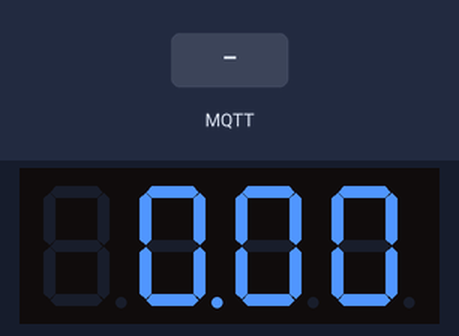
This sketch was run on a simulated ESP8266 (NodeMCU). Shown: 4-digit seven-segment display. The inputs (shaded band) are chosen by the test bench. WiFi joins after 1.5 s; servers stay silent unless stated; the local clock reads 2024-03-15 10:24:30 at power-on unless the sketch sets it; random numbers use the default seed unless the sketch sets one; no MQTT or app messages arrive unless stated; what the sketch prints to the serial monitor is not drawn.

Above: at 2.7 s.
2.8 s: MQTT message "5" arrives on the first subscribed topic
At 3.6 s:
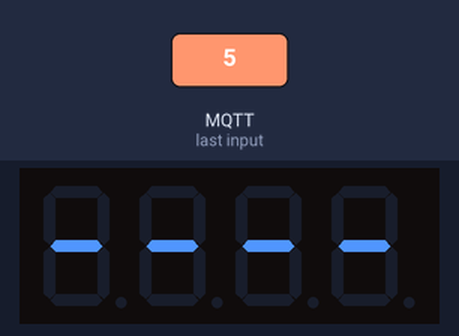
4.3 s: MQTT message "0" arrives on the first subscribed topic
At 4.8 s:
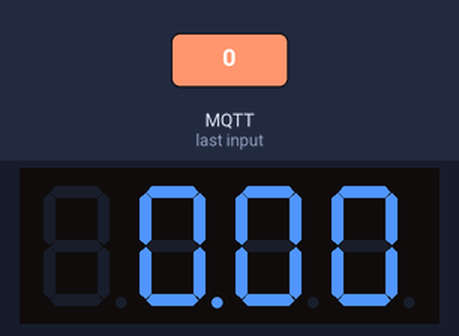
5.8 s: MQTT message "90" arrives on the first subscribed topic
At 7.1 s:
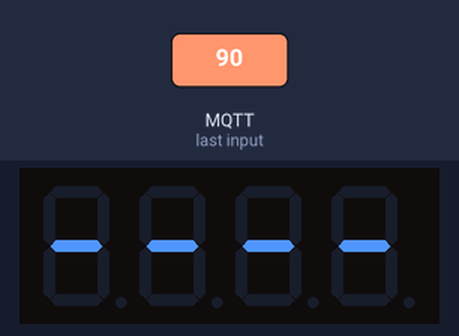
Timing chart, 0 to 8.8 s (numbered marks = the images above; inputs shaded):
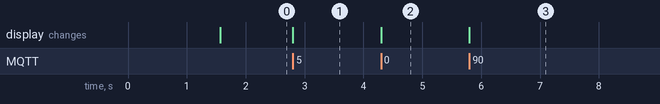

The sketch:

7seg_display_with_lib_with_MQTT_watertemp_with_dec_point_v2.ino
```cpp
/*
 * Use the `SevSeg` library to display an increasing number on
 * our four-digit-display.
 */
#include <ESP8266WiFi.h>
#include <PubSubClient.h>
#include <time.h>
#include "SevSeg.h"
SevSeg sevseg; //Instantiate a seven segment controller object

//This version shows only the water temp, using the library sevseg

// Update these with values suitable for your network.
const char* ssid = "MEO";
const char* password = "g0mesp1res";
const char* mqtt_server = "192.168.1.201";
#define mqtt_port 1883
#define MQTT_USER ""
#define MQTT_PASSWORD ""
#define MQTT_PUBLISH "home/humtemp/display"
#define MQTT_RECEIVER "home/watertemp/1/tx"
float number = 0;
char* hour_and_date;

int period = 360000;
unsigned long time_now = 0;

WiFiClient wifiClient;
PubSubClient client(wifiClient);

void setup_wifi() {
    delay(10);
    // We start by connecting to a WiFi network
    Serial.println();
    Serial.print("Connecting to ");
    Serial.println(ssid);
    WiFi.mode(WIFI_STA); //added 6Oct2022 because thus was behaving as an AP
    WiFi.begin(ssid, password);
    while (WiFi.status() != WL_CONNECTED) {
      delay(500);
      Serial.print(".");
    }
    randomSeed(micros());
    Serial.println("");
    Serial.println("WiFi connected");
    Serial.println("IP address: ");
    Serial.println(WiFi.localIP());

    //Connect to NTP and acquire time
    configTime(1 * 3600, 1, "pool.ntp.org", "time.nist.gov");
    Serial.println("\nWaiting for time");
    while (!time(nullptr)) {
      Serial.print(".");
      delay(500);
    }
}

void reconnect() {
  // Loop until we're reconnected
  while (!client.connected()) {
    Serial.print("Attempting MQTT connection...");
    // Create a random client ID
    String clientId = "ESP8266Client-";
    clientId += String(random(0xffff), HEX);
    // Attempt to connect
    if (client.connect(clientId.c_str(),MQTT_USER,MQTT_PASSWORD)) {
      Serial.println("connected");
      //Once connected, publish an announcement...
      time_t now = time(nullptr);
      hour_and_date = ctime(&now);
      publishSerialData(hour_and_date);
      publishSerialData("home/humtemp/display is online");
      // ... and resubscribe
      client.subscribe(MQTT_RECEIVER);
    } else {
      Serial.print("failed, rc=");
      Serial.print(client.state());
      Serial.println(" try again in 5 seconds");
      // Wait 5 seconds before retrying
      delay(5000);
    }
  }
}

void callback(char* topic, byte *payload, unsigned int length) {
    payload[length]=0;
    number = atof((char*)(payload));
}


void publishSerialData(char *serialData){
  if (!client.connected()) {
    reconnect();
  }
  client.publish(MQTT_PUBLISH, serialData);
}

void setup()
{
   byte numDigits = 4;

   //
   // In the table above see how these refer to digits.
   //
   byte digitPins[] = {13,15,9,10};

   //
   // In the table above see how these refer to the segments,
   // in alphabetical order :)
   //
   byte segmentPins[] = {16,5,4,0,2,14,12,3};

   bool resistorsOnSegments = false;
   byte hardwareConfig = COMMON_CATHODE;

   sevseg.begin(hardwareConfig, numDigits, digitPins, segmentPins, resistorsOnSegments);
   sevseg.setBrightness(30);

   //Serial.begin(115200);
   //Serial.setTimeout(500);// Set time out for
   setup_wifi();
   client.setServer(mqtt_server, mqtt_port);
   client.setCallback(callback);
   reconnect();
}


//
// The number we're displaying
//
float num=0;

void loop()
{

  client.loop();
  sevseg.setNumber(number*100,2);
  sevseg.refreshDisplay();  // Must run repeatedly; don't use blocking code (ex: delay()) in the loop() function or this won't work right

    if(millis() >= time_now + period){
        time_now += period;
        reconnect();
    }

}
```

Measured:
- after the input at 2.8 s, the display: changes at once (image 1)
- after the input at 4.3 s, the display: changes at once (image 2)
- after the input at 5.8 s, the display: changes at once (image 3)
